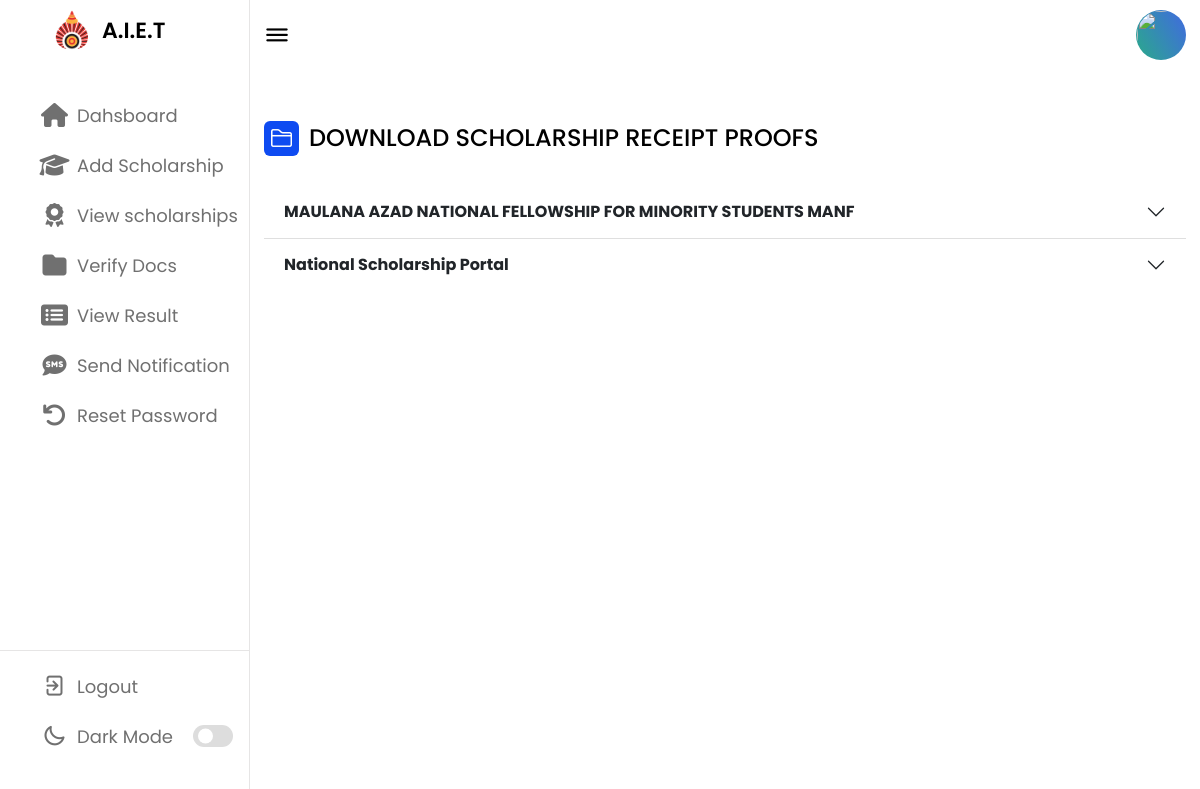
Page /Admin_Dashboard_Panel/result-docs.php (signed in) on the committed database.
### tables this page shows
CREATE TABLE `sch_receipt_proof` (
  `uid` int(11) NOT NULL,
  `usn` varchar(100) NOT NULL,
  `sch_name` varchar(255) NOT NULL,
  `sch_provider` varchar(255) NOT NULL,
  `is_applied` text NOT NULL,
  `academic_year` varchar(10) NOT NULL,
  `is_received` text NOT NULL,
  `file_name` varchar(255) NOT NULL,
  `file_type` varchar(50) NOT NULL,
  `file_size` int(11) NOT NULL,
  `receipt_proof` mediumblob NOT NULL,
  `created_at` timestamp NOT NULL DEFAULT current_timestamp()
);

### Admin_Dashboard_Panel/result-docs.php (the view, shortened to what this page needs)
<?php
include("admin-layout.php");
require_once("../db/config.php");
$sql = "SELECT * FROM sch_receipt_proof ORDER BY sch_name ASC";
?>
<div class="dash-content">
    <div class="overview">
        <div class="title">
            <i class="bi bi-folder2"></i>
            <span class="text">DOWNLOAD SCHOLARSHIP RECEIPT PROOFS
            </span>
        </div>
    </div>
    <?php
    if ($result = $link->query($sql)) {
        $i = 1;
        if ($result->num_rows > 0) {
            while ($row = $result->fetch_array()) { ?>
                <div class="accordion accordion-flush" id="accordionFlushExample">
                    <div class="accordion-item">
                        <h2 class="accordion-header" id="flush-heading<?php echo $i; ?>">
                            <button class="accordion-button collapsed text-dark fw-bold" type="button" data-bs-toggle="collapse" data-bs-target="#flush-collapse<?php echo $i; ?>" aria-expanded="false" aria-controls="flush-collapse<?php echo $i; ?>">
                                <?php echo $row['sch_name'];
                                $sch_name = $row['sch_name']; ?>
                            </button>
                        </h2>
                    </div>
                <?php $i++;
            } ?>
                </div>
        <?php
        }
    }
        ?>
</div>

### assets/style/style_admin.css (style rules this page uses)
* { margin: 0; padding: 0; box-sizing: border-box; font-family: 'Poppins', sans-serif; }
:root { --primary-color: #0E4BF1; --panel-color: #FFF; --text-color: #000; --black-light-color: #707070; --border-color: #e6e5e5; --toggle-color: #DDD; --box1-color: #4DA3FF; --box2-color: #FFE6AC; --box3-color: #E7D1FC; --title-icon-color: #fff; --tran-05: all 0.5s ease; --tran-03: all 0.3s ease; --tran-03: all 0.2s ease; }
body { min-height: 100vh; background-color: var(--primary-color); }
.dashboard .dash-content { padding-top: 50px; }
.dash-content .title { display: flex; align-items: center; margin: 60px 0 30px 0; }
.dash-content .title i { position: relative; height: 35px; width: 35px; background-color: var(--primary-color); border-radius: 6px; color: var(--title-icon-color); display: flex; align-items: center; justify-content: center; font-size: 24px; }
.dash-content .title .text { font-size: 24px; font-weight: 500; color: var(--text-color); margin-left: 10px; }

### rows in the picture
sch_receipt_proof: sch_name "MAULANA AZAD NATIONAL FELLOWSHIP FOR MINORITY STUDENTS MANF"
sch_receipt_proof: sch_name "National Scholarship Portal"
